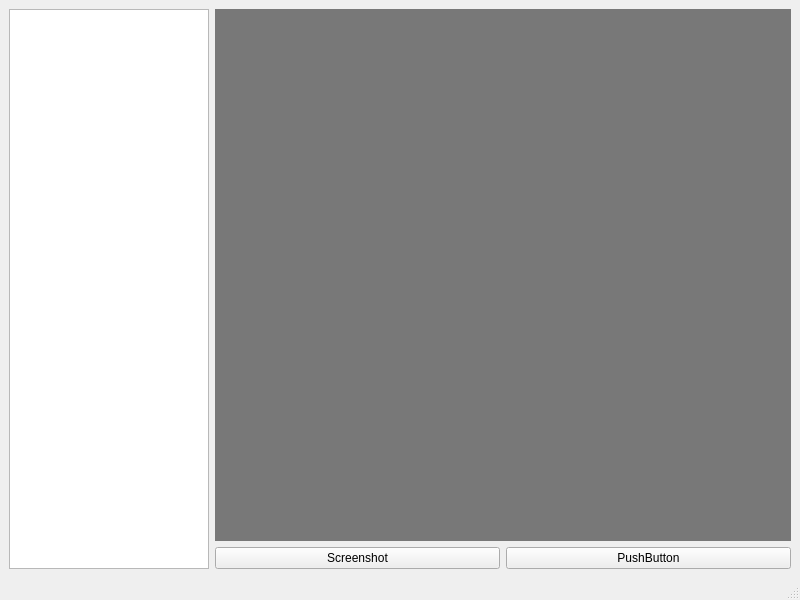
<?xml version="1.0" encoding="UTF-8"?>
<ui version="4.0">
 <class>FPVWindow</class>
 <widget class="QMainWindow" name="FPVWindow">
  <property name="geometry">
   <rect>
    <x>0</x>
    <y>0</y>
    <width>800</width>
    <height>600</height>
   </rect>
  </property>
  <property name="windowTitle">
   <string>TRADR UAV FPV</string>
  </property>
  <widget class="QWidget" name="centralwidget">
   <layout class="QHBoxLayout" name="horizontalLayout">
    <item>
     <widget class="QListWidget" name="listUav">
      <property name="minimumSize">
       <size>
        <width>200</width>
        <height>0</height>
       </size>
      </property>
      <property name="maximumSize">
       <size>
        <width>200</width>
        <height>16777215</height>
       </size>
      </property>
      <property name="selectionMode">
       <enum>QAbstractItemView::NoSelection</enum>
      </property>
     </widget>
    </item>
    <item>
     <layout class="QVBoxLayout" name="verticalLayout">
      <item>
       <widget class="QLabel" name="lblFPV">
        <property name="sizePolicy">
         <sizepolicy hsizetype="Expanding" vsizetype="Expanding">
          <horstretch>0</horstretch>
          <verstretch>0</verstretch>
         </sizepolicy>
        </property>
        <property name="layoutDirection">
         <enum>Qt::RightToLeft</enum>
        </property>
        <property name="autoFillBackground">
         <bool>false</bool>
        </property>
        <property name="styleSheet">
         <string notr="true">background-color: rgb(120, 120, 120);</string>
        </property>
        <property name="text">
         <string/>
        </property>
        <property name="scaledContents">
         <bool>false</bool>
        </property>
        <property name="alignment">
         <set>Qt::AlignCenter</set>
        </property>
       </widget>
      </item>
      <item>
       <layout class="QHBoxLayout" name="horizontalLayout_2">
        <item>
         <widget class="QPushButton" name="screenshotButton">
          <property name="text">
           <string>Screenshot</string>
          </property>
         </widget>
        </item>
        <item>
         <widget class="QPushButton" name="pushButton">
          <property name="text">
           <string>PushButton</string>
          </property>
         </widget>
        </item>
       </layout>
      </item>
     </layout>
    </item>
   </layout>
  </widget>
  <widget class="QMenuBar" name="menubar">
   <property name="geometry">
    <rect>
     <x>0</x>
     <y>0</y>
     <width>800</width>
     <height>20</height>
    </rect>
   </property>
  </widget>
  <widget class="QStatusBar" name="statusbar"/>
 </widget>
 <resources/>
 <connections/>
</ui>
